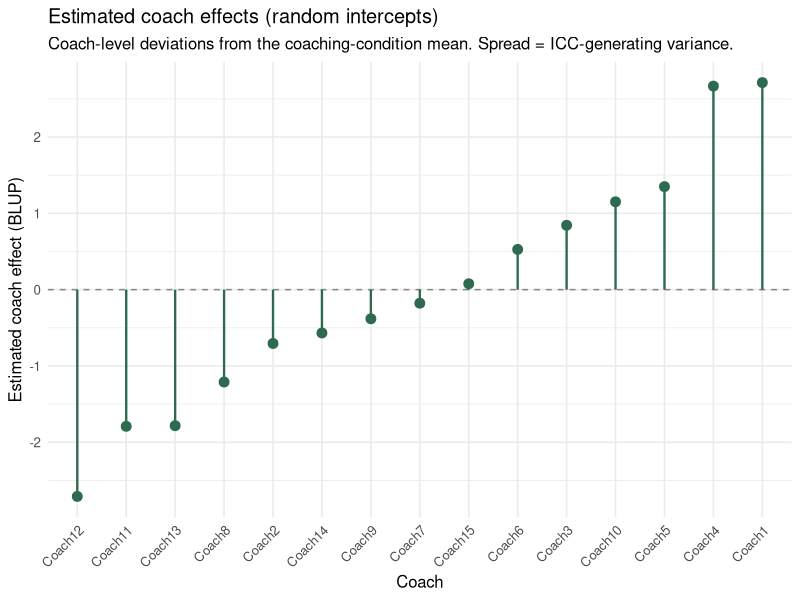

Generate this figure with R:
## ---- chunk 1
library(tidyverse)
library(lme4)
library(lmerTest)
library(broom.mixed)
set.seed(2025)
## ---- chunk 2
n_coaches    <- 15
n_per_group  <- 8
n_control    <- n_coaches * n_per_group  # same total N = 120

# Treatment group: participants nested in coaching groups
# Coach effects introduce within-group similarity
coach_effects <- rnorm(n_coaches, 0, 3)  # SD = 3 → ICC ≈ 0.20

df_treatment <- tibble(
  condition        = "coaching",
  coach            = rep(1:n_coaches, each = n_per_group),
  participant      = 1:(n_coaches * n_per_group),
  coach_eff        = rep(coach_effects, each = n_per_group),
  savings_increase = 5 + 5 + coach_eff + rnorm(n_coaches * n_per_group, 0, 6)
  # true mean = 10 (baseline 5 + treatment effect 5); coach effect varies around that
)

# Control group: independent participants — no coach, no shared structure
df_control <- tibble(
  condition        = "self_serve",
  coach            = NA_integer_,
  participant      = 1:n_control + max(df_treatment$participant),
  coach_eff        = 0,
  savings_increase = 5 + rnorm(n_control, 0, 6)
)

df_pn <- bind_rows(df_treatment, df_control)
## ---- chunk 3
df_pn <- df_pn |>
  mutate(
    cluster_id = ifelse(condition == "coaching",
                        paste0("Coach", coach),
                        paste0("Ctrl", participant))
  )

# Partially nested: the cluster_id random effect operates only meaningfully
# in the coaching condition; control participants each have a singleton cluster
m_pn    <- lmer(savings_increase ~ condition + (1 | cluster_id), data = df_pn)

# Compare to naive model — ignores all clustering
m_naive <- lm(savings_increase ~ condition, data = df_pn)
## ---- chunk 4
bind_rows(
  broom::tidy(m_naive) |> filter(term == "conditioncoaching") |>
    mutate(model = "Naive (no clustering)"),
  broom.mixed::tidy(m_pn, effects = "fixed") |>
    filter(term == "conditioncoaching") |>
    mutate(model = "Partially nested model")
) |>
  select(model, estimate, std.error, p.value) |>
  knitr::kable(digits = 3,
    caption = "Partially nested model: the SE for the coaching effect is larger than the naive model because coaching-group dependence is correctly accounted for. The naive model treats coaching groups as if participants were independent — producing an overconfident SE and inflated Type I error.")
## ---- chunk 5
# Extract BLUP estimates for coaching groups
re_df <- ranef(m_pn)$cluster_id |>
  rownames_to_column("cluster") |>
  rename(blup = `(Intercept)`) |>
  filter(str_starts(cluster, "Coach")) |>
  mutate(coach_id = as.integer(str_remove(cluster, "Coach"))) |>
  arrange(blup)

ggplot(re_df, aes(x = reorder(cluster, blup), y = blup)) +
  geom_hline(yintercept = 0, linetype = "dashed", color = "#888888") +
  geom_point(color = "#2d6a4f", size = 3) +
  geom_segment(aes(xend = cluster, y = 0, yend = blup),
               color = "#2d6a4f", linewidth = 0.8) +
  labs(
    title    = "Estimated coach effects (random intercepts)",
    subtitle = "Coach-level deviations from the coaching-condition mean. Spread = ICC-generating variance.",
    x        = "Coach",
    y        = "Estimated coach effect (BLUP)"
  ) +
  theme_minimal(base_size = 12) +
  theme(axis.text.x = element_text(angle = 45, hjust = 1))
